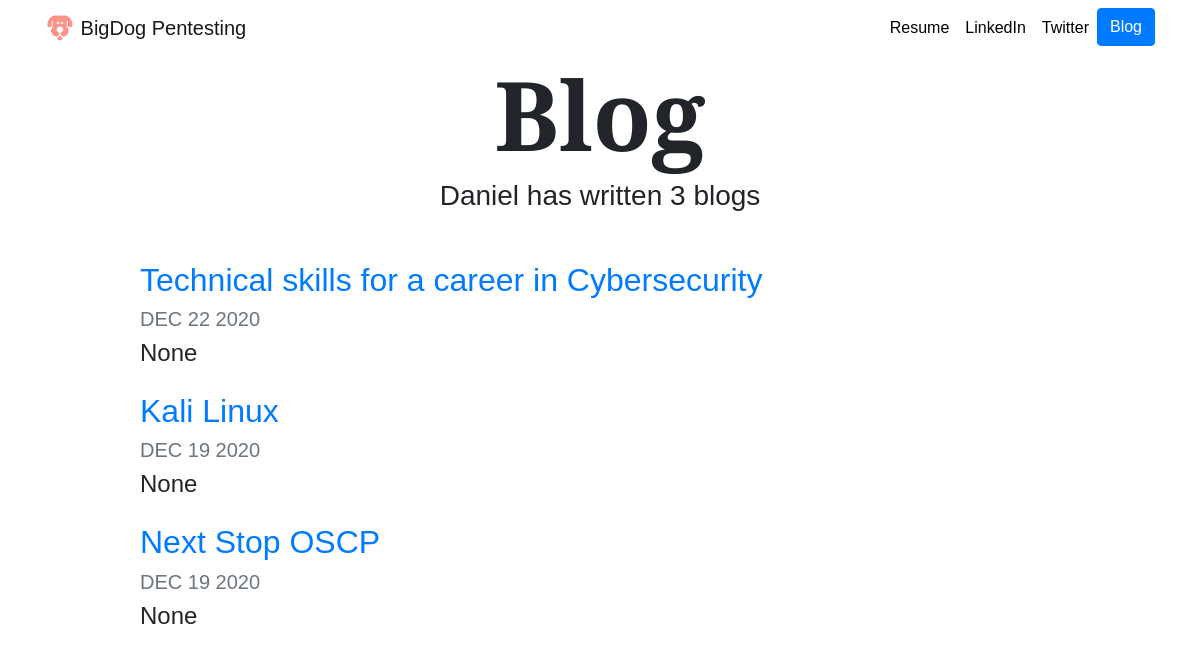
/blog/, run on an earlier commit of the app's database.
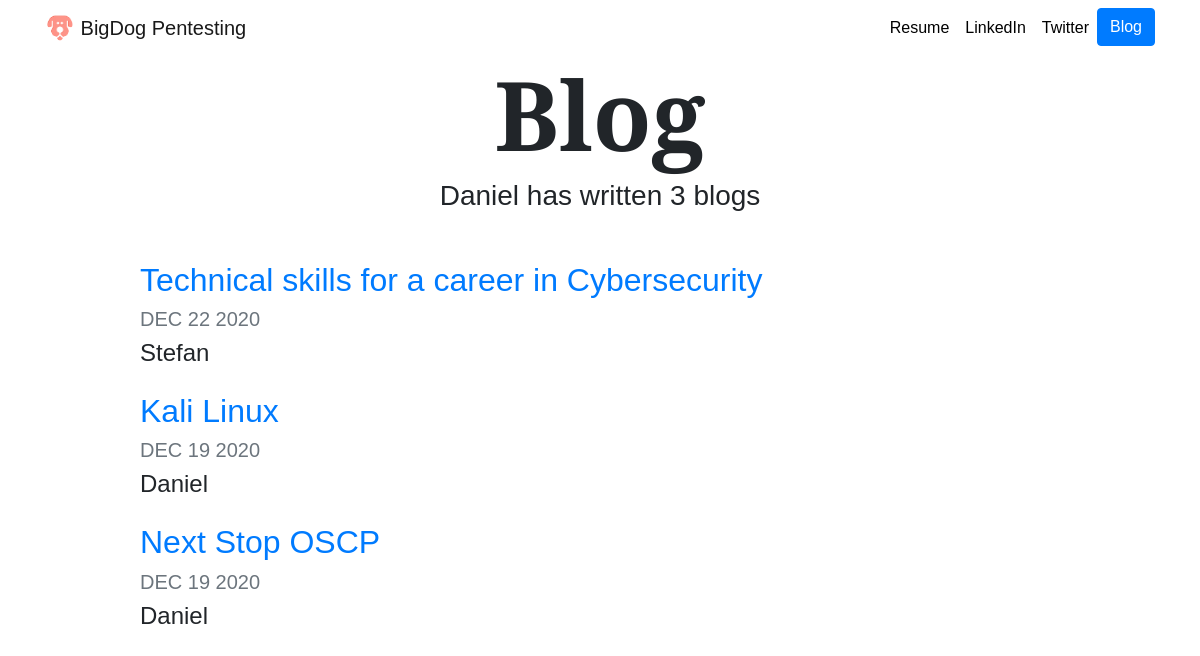
And on a later commit of the database.
### blog/models.py (models this page shows, shortened)
class Blog(models.Model):
    title = models.CharField(max_length=200)
    blog = models.TextField()
    date = models.DateField()
    writer = models.CharField(max_length=30, null=True)

### blog/views.py (the view)
# urls.py: path('', views.all_blogs, name='all_blogs'),
def all_blogs(request):
    blogs=Blog.objects.order_by('-date')
    return render(request, 'blog/all_blogs.html', {'blogs':blogs})

### blog/templates/blog/all_blogs.html (shortened to what this page needs)
{% extends "portfolio/base.html" %}
{% load static %}
{% block content %}
<h1 id="blogtitle" class="font-weight-bold text-center">Blog</h1>
<h3 class="text-center mb-5">Daniel has written {{ blogs.count }} blog{{ blogs.count|pluralize }}</h3>
{% for blog in blogs %}
<div class="row justify-content-center my-3">
  <div class="col-md-10">
    <a href="{% url 'blog:detail' blog.id %}">
      <h2>{{ blog.title }}</h2>
    </a>
    <h5 class="text-muted">{{ blog.date|date:'M d Y'|upper }}</h5>
    <h4>{{ blog.writer }}</h4>
  </div>
</div>
{% endfor %}
{% endblock %}

### portfolio/templates/portfolio/base.html (shortened to what this page needs)
{% load static %}
<!doctype html>
<html lang="en">
<head>
  <link rel="stylesheet" href="https://stackpath.bootstrapcdn.com/bootstrap/4.4.1/css/bootstrap.min.css">
  <link rel="stylesheet" href="{% static "portfolio/custom.css" %}">
</head>
<body>
  <nav id="topNav" class="navbar navbar-expand-md navbar-light">
    <div class="container">
      <a class="navbar-brand" href="{% url 'home' %}">
        <img src="{% static "portfolio/dog.png" %}" width="30" height="30" class="d-inline-block align-top" alt="Nick's Logo">
        <span>BigDog Pentesting</span>
      </a>
      <div class="collapse navbar-collapse text-center" id="navbarNav">
        <ul class="navbar-nav ml-auto">
          <li class="nav-item">
            <a class="nav-link" href="{% static "portfolio/resume.pdf" %}">Resume</a>
          </li>
          <li class="nav-item">
            <a class="nav-link" href="https://www.linkedin.com/in/stefan-wa/" target="_blank">LinkedIn</a>
          </li>
          <li class="nav-item">
            <a class="nav-link" href="https://twitter.com/BPentesting" target="_blank">Twitter</a>
          </li>
          <li>
            <a role="button" href="{% url 'blog:all_blogs' %}" class="btn btn-primary">Blog</a>
          </li>
        </ul>
      </div>
    </div>
  </nav>
  <div class="container">
    {% block content %}{% endblock %}
  </div>
</body>
</html>
</html>

### portfolio/static/portfolio/custom.css (style rules this page uses)
.navbar-nav .nav-link { color: rgba(0,0,0,1) !important; }
body { font-family: 'Arvo', sans-serif; }
#blogtitle { font-size: 6rem; }

What changed in the data, as far as the page shows it:
changed Blog "Technical skills for a career in Cybersecurity": writer "None" → "Stefan"
changed Blog "Kali Linux": writer "None" → "Daniel"
changed Blog "Next Stop OSCP": writer "None" → "Daniel"
